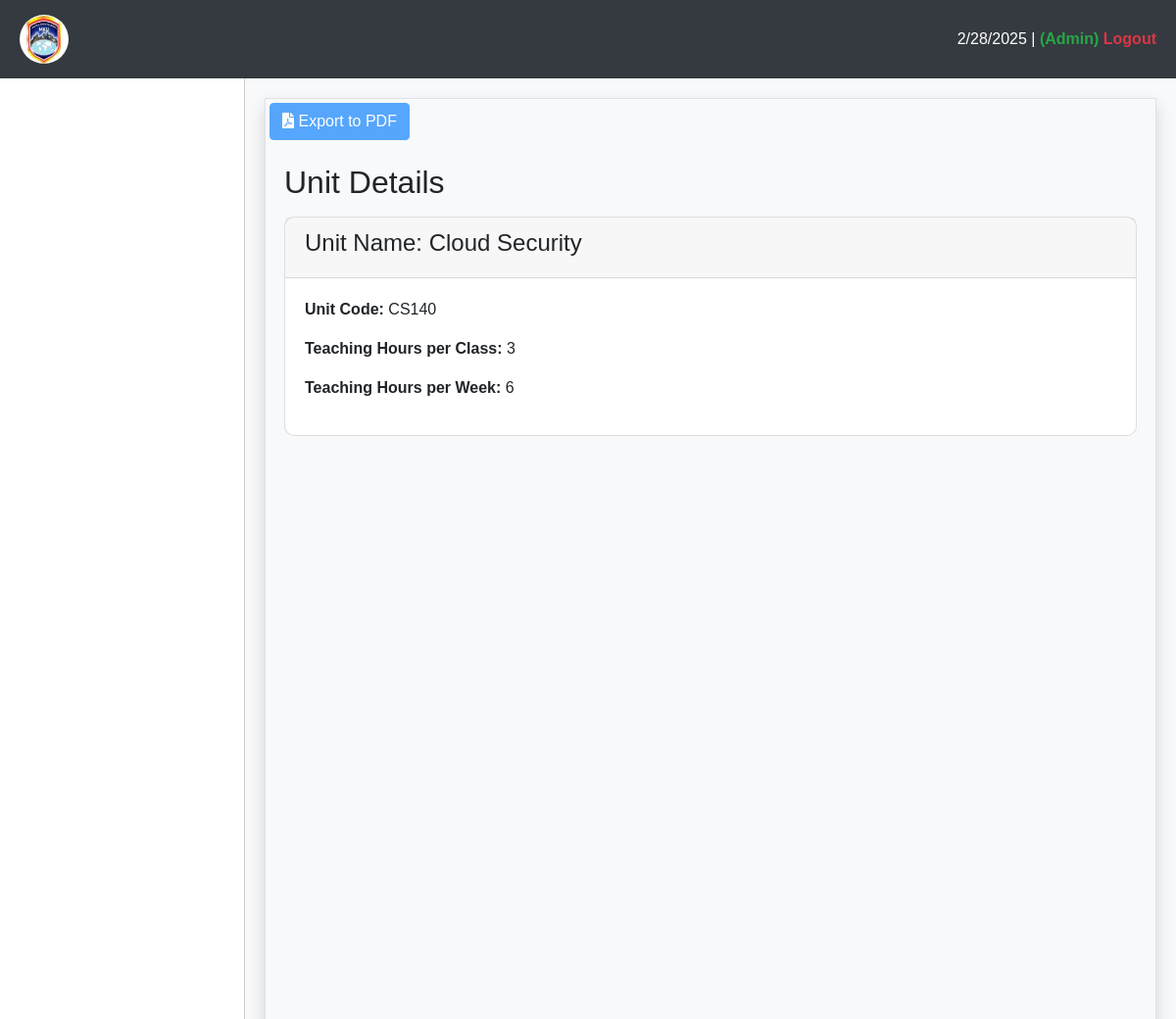
The app's page /base/unit/44/ with its own data.
### reports/models.py (models this page shows, shortened)
class Unit(models.Model):
    unit_code = models.CharField(max_length=20, null=True, unique=True)
    unit_name = models.CharField(max_length=200, null=True)
    teaching_hrs_per_class = models.PositiveIntegerField(null=True)
    teaching_hrs_week = models.PositiveIntegerField(null=True)
    teaching_hrs_term = models.PositiveIntegerField(null=True)
    updated = models.DateTimeField(auto_now=True, null=True)
    created = models.DateTimeField(auto_now_add=True, null=True)
    class Meta:
        ordering = ["unit_name"]

### base/views.py (the view)
# urls.py: path('unit/<int:unit_id>/', views.unit_detail, name='admin-unit-detail-url'),
def unit_detail(request, unit_id):
    unit = get_object_or_404(Unit, id=unit_id)
    return render(request, "base/course_units/unit_details.html", {"unit": unit})

### reports/context_processors.py (called while the page is built, shortened)
def remaining_days(request):
    if request.user.is_authenticated:
        try:
            series = Series.objects.get(is_active=True)
            today = datetime.today().date()
            end_date = series.end_date
            remaining = abs((end_date - today).days)
            return {"remaining": remaining}
        except Series.DoesNotExist:
            return {"remaining": 0}
    else:
        return {"remaining": 0}

def unit_count(request):
    if request.user.is_authenticated:
        return {"unit_count": Unit.objects.count()}
    else:
        return {"unit_count": 0}

def student_count(request):
    if request.user.is_authenticated:
        return {"student_count": StudentExam.objects.count()}
    else:
        return {"student_count": 0}

def course_count(request):
    if request.user.is_authenticated:
        return {"course_count": Course.objects.count()}
    else:
        return {"course_count": 0}

    def process_request(self, request):
        try:
            series = Series.objects.get(is_active=True)
            today = datetime.today().date()
            end_date = series.end_date
            if today > end_date:
                series.is_active = False
                series.save()
        except Series.DoesNotExist:
            series = Series.objects.filter(is_active=False)
            today = datetime.today().date()
            for series in series:
                end_date = series.end_date
                if today < end_date or today == end_date:
                    series.is_active = True
                    series.save()
        return None

    def process_request(self, request):
        return None

    def __call__(self, request):
        user_agent = request.META.get('HTTP_USER_AGENT', '')
        if any(mobile in user_agent for mobile in self.MOBILE_USER_AGENTS):
            return HttpResponseForbidden("Access restricted to desktop users only.")
        return self.get_response(request)

    def process_request(self, request):
        otps = OTP.objects.filter(is_used=False)
        for otp in otps:
            expire_time = otp.expire_time
            if expire_time <= timezone.now():
                otp.is_used = True
                otp.save()
                otp.delete()
        return None

### templates/base/course_units/unit_details.html (shortened to what this page needs)
{% extends "base/main.html" %}
{% block content %}
<div class="mb-4">
    <button id="exportPdfBtn" class="btn btn-primary {% if unit is not defined %}disabled{% endif %}">
        <i class="fas fa-file-pdf"></i> Export to PDF
    </button>
</div>
<div class="container unit-details">
    <h2 class="mt-4">Unit Details</h2>
    <div class="card mt-3">
        <div class="card-header">
            <h4 class="text-capitalize">Unit Name: {{ unit.unit_name }}</h4>
        </div>
        <div class="card-body">
            <p><strong>Unit Code:</strong> {{ unit.unit_code }}</p>
            <p><strong>Teaching Hours per Class:</strong> {{ unit.teaching_hrs_per_class }}</p>
            <p><strong>Teaching Hours per Week:</strong> {{ unit.teaching_hrs_week }}</p>
        </div>
    </div>
</div>
{% endblock %}

### static/base/css/main.css (style rules this page uses)
.card { border-radius: 10px; transition: transform 0.2s ease-in-out; }

### templates/base/main.html (style rules this page uses)
body, html { height: 100%; margin: 0; font-family: 'Arial', sans-serif; }

### records on screen
Unit: unit_name "Cloud Security", unit_code "CS140", teaching_hrs_per_class "3", teaching_hrs_week "6"
